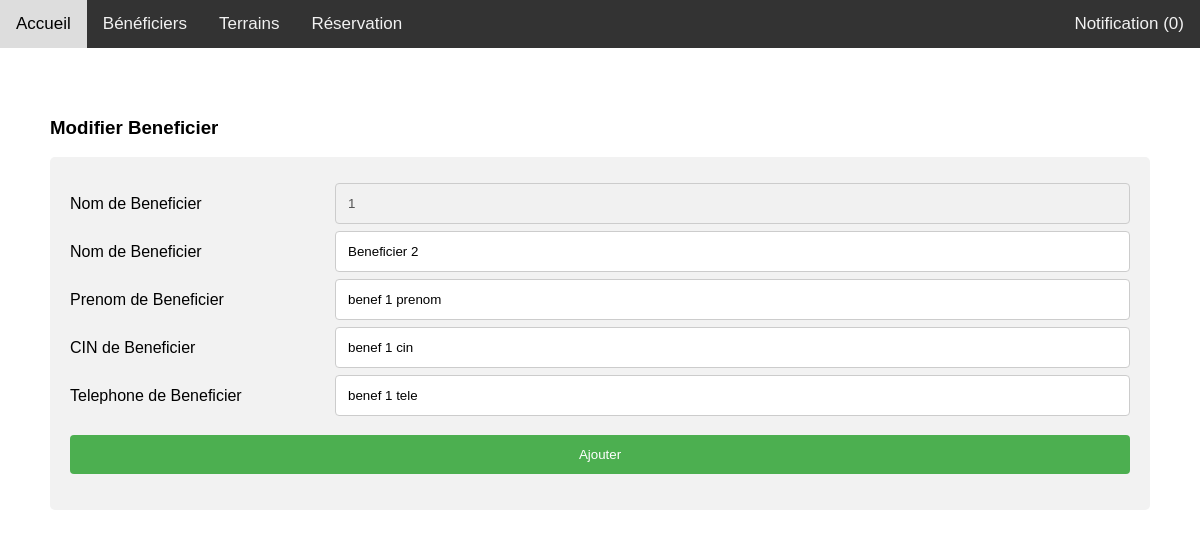
Screenshot of /modifierBeneficier.php?idB=1 with the database file from the repository.
### tables this page shows
CREATE TABLE `beneficier` (
  `id_Beneficier` int(10) NOT NULL,
  `nom` varchar(50) NOT NULL,
  `prenom` varchar(50) NOT NULL,
  `cin` varchar(50) NOT NULL,
  `telephone` varchar(50) NOT NULL
);

### modifierBeneficier.php (the view, shortened to what this page needs)
<?php
    require 'functions.php';
?>
<div class='body'>
  <?php
    if(isset($_GET['idB'])){
      $connexion = getConnection();
      $query = "SELECT id_Beneficier, nom, prenom, cin, telephone FROM beneficier WHERE id_Beneficier =".$_GET['idB'];
      $result = mysqli_query($connexion, $query);
      $row = mysqli_fetch_array($result, MYSQLI_NUM);
      $idBeneficier = $row[0];
      $nomBeneficier = $row[1];
      $prenomBeneficier = $row[2];
      $cinBeneficier = $row[3];
      $teleBeneficier = $row[4];
    }
  ?>
  <h3>Modifier Beneficier</h3>
  <div class="container">
      <form action="modifierBeneficier.php" method="POST">
      <div class="row">
              <div class="col-25">
              <label for="idBeneficier">Nom de Beneficier</label>
              </div>
              <div class="col-75">
              <input type="text" id="idBeneficier" value="<?php echo $idBeneficier; ?>" disabled>
              </div>
          </div>
          <div class="row">
              <div class="col-25">
              <label for="nom">Nom de Beneficier</label>
              </div>
              <div class="col-75">
              <input type="text" id="nom" name="nom" value="<?php echo $nomBeneficier; ?>" required>
              </div>
          </div>
          <div class="row">
              <div class="col-25">
              <label for="prenom">Prenom de Beneficier</label>
              </div>
              <div class="col-75">
              <input type="text" id="prenom" name="prenom" value="<?php echo $prenomBeneficier; ?>" required>
              </div>
          </div>
          <div class="row">
              <div class="col-25">
              <label for="cin">CIN de Beneficier</label>
              </div>
              <div class="col-75">
              <input type="text" id="cin" name="cin" value="<?php echo $cinBeneficier; ?>" required>
              </div>
          </div>
          <div class="row">
              <div class="col-25">
              <label for="tele">Telephone de Beneficier</label>
              </div>
              <div class="col-75">
              <input type="text" id="tele" name="tele" value="<?php echo $teleBeneficier; ?>" required>
              </div>
          </div>
          <br>
          <div class="row">
              <input type="submit" name="modifierB" value="Ajouter">
          </div>
      </form>
  </div>
</div>

### functions.php (style rules this page uses)
body { margin: 0; font-family: Arial, Helvetica, sans-serif; }

### modifierBeneficier.php (style rules this page uses)
* { box-sizing: border-box; }
input[type=text], select, textarea { width: 100%; padding: 12px; border: 1px solid #ccc; border-radius: 4px; resize: vertical; }
label { padding: 12px 12px 12px 0; display: inline-block; }
input[type=submit] { background-color: #4CAF50; width: 100%; color: white; padding: 12px 20px; border: none; border-radius: 4px; cursor: pointer; float: right; }
.body { padding: 50px; }
.container { border-radius: 5px; background-color: #f2f2f2; padding: 20px; }
.col-25 { float: left; width: 25%; margin-top: 6px; }
.col-75 { float: left; width: 75%; margin-top: 6px; }
.row:after { content: ""; display: table; clear: both; }

### rows the page displays
beneficier: id_Beneficier "1", nom "Beneficier 2", prenom "benef 1 prenom", cin "benef 1 cin", tele "benef 1 tele"

### other values shown
$notification "0"
